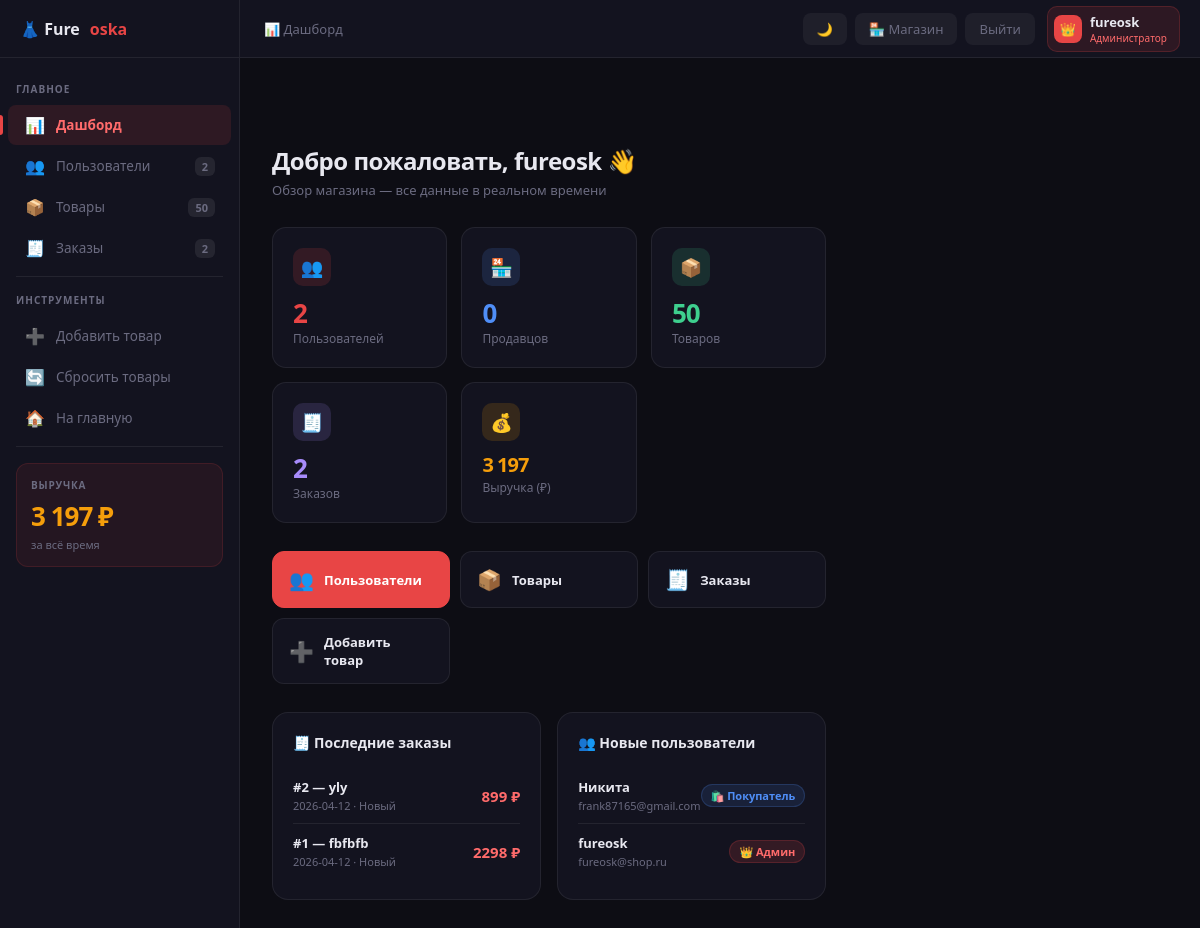
The page /admin (signed in) on the database its author committed.
### tables this page shows
CREATE TABLE users (
            id INTEGER PRIMARY KEY AUTOINCREMENT,
            username TEXT UNIQUE NOT NULL,
            email TEXT UNIQUE NOT NULL,
            password TEXT NOT NULL,
            role TEXT NOT NULL DEFAULT 'buyer',
            shop_name TEXT, shop_desc TEXT, avatar TEXT,
            created_at TEXT DEFAULT CURRENT_TIMESTAMP);

CREATE TABLE orders (
            id INTEGER PRIMARY KEY AUTOINCREMENT,
            buyer_id INTEGER, buyer_name TEXT, phone TEXT, email TEXT,
            address TEXT, payment TEXT, total INTEGER,
            status TEXT DEFAULT 'Новый',
            created_at TEXT DEFAULT CURRENT_TIMESTAMP,
            FOREIGN KEY (buyer_id) REFERENCES users(id));

### app.py (the view)
@app.route("/admin")
def admin_dashboard():
    if not admin_required(): flash("Доступ запрещён","error"); return redirect(url_for("home"))
    conn = get_db()
    stats = get_admin_stats(conn)
    recent_orders = conn.execute("""SELECT o.*,u.username as buyer_username FROM orders o
        LEFT JOIN users u ON o.buyer_id=u.id ORDER BY o.created_at DESC LIMIT 5""").fetchall()
    recent_users = conn.execute("SELECT * FROM users ORDER BY created_at DESC LIMIT 5").fetchall()
    conn.close()
    return render_template("admin.html",section="dashboard",stats=stats,
        recent_orders=recent_orders,recent_users=recent_users,dark=get_dark(),user=current_user())

### app.py (called while the page is built)
def get_db():
    conn = sqlite3.connect(DB)
    conn.row_factory = sqlite3.Row
    return conn

def current_user():
    uid = session.get("user_id")
    if not uid: return None
    conn = get_db()
    user = conn.execute("SELECT * FROM users WHERE id=?",(uid,)).fetchone()
    conn.close()
    return user

def get_dark():
    return session.get("dark",False)

def admin_required():
    user = current_user()
    return user and user["role"] == "admin"

def get_admin_stats(conn):
    return {
        "users":    conn.execute("SELECT COUNT(*) FROM users").fetchone()[0],
        "sellers":  conn.execute("SELECT COUNT(*) FROM users WHERE role='seller'").fetchone()[0],
        "buyers":   conn.execute("SELECT COUNT(*) FROM users WHERE role='buyer'").fetchone()[0],
        "products": conn.execute("SELECT COUNT(*) FROM products").fetchone()[0],
        "orders":   conn.execute("SELECT COUNT(*) FROM orders").fetchone()[0],
        "revenue":  conn.execute("SELECT COALESCE(SUM(total),0) FROM orders").fetchone()[0],
    }

### templates/admin.html (shortened to what this page needs)
<!DOCTYPE html>
<html>
<head>
</head>
<body>
<header class="topbar">
    <a href="/" class="t-logo">👗 Fure<span class="dot">oska</span></a>
    <div class="t-mid">
        {% if section=='dashboard' %}📊 Дашборд
        {% elif section=='users' %}👥 Пользователи
        {% elif section in ('products','product_edit') %}📦 Товары
        {% elif section=='orders' %}🧾 Заказы{% endif %}
    </div>
    <div class="t-right">
        <a href="/toggle-theme" class="tb">{{ '☀️' if dark else '🌙' }}</a>
        <a href="/shop" class="tb">🏪 Магазин</a>
        <a href="/logout" class="tb">Выйти</a>
        <div class="t-user">
            <div class="t-av">👑</div>
            <div>
                <div class="t-name">{{ user.username }}</div>
                <div class="t-role">Администратор</div>
            </div>
        </div>
    </div>
</header>
<div style="display:flex;min-height:100vh;padding-top:58px;">
<aside class="sidebar" id="sidebar">
    <div class="nav-lbl" style="margin-top:8px;">Главное</div>
    <a href="/admin" class="nav-item {{ 'active' if section=='dashboard' else '' }}"><span class="nav-ico">📊</span>Дашборд</a>
    <a href="/admin/users" class="nav-item {{ 'active' if section=='users' else '' }}"><span class="nav-ico">👥</span>Пользователи<span class="nav-badge">{{ stats.users }}</span></a>
    <a href="/admin/products" class="nav-item {{ 'active' if section in ('products','product_edit') else '' }}"><span class="nav-ico">📦</span>Товары<span class="nav-badge">{{ stats.products }}</span></a>
    <a href="/admin/orders" class="nav-item {{ 'active' if section=='orders' else '' }}"><span class="nav-ico">🧾</span>Заказы<span class="nav-badge">{{ stats.orders }}</span></a>
    <div class="s-div"></div>
    <div class="nav-lbl">Инструменты</div>
    <a href="/add" class="nav-item"><span class="nav-ico">➕</span>Добавить товар</a>
    <a href="/admin/reset-products" class="nav-item" onclick="return confirm('Сбросить все товары?')"><span class="nav-ico">🔄</span>Сбросить товары</a>
    <a href="/" class="nav-item"><span class="nav-ico">🏠</span>На главную</a>
    <div class="s-div"></div>
    <div class="rev-box">
        <div class="rev-lbl">Выручка</div>
        <div class="rev-val">{{ "{:,}".format(stats.revenue).replace(",", " ") }} ₽</div>
        <div class="rev-sub">за всё время</div>
    </div>
</aside>
<main class="main">
<div class="content">
{% if section=='dashboard' %}
<div class="phdr">
    <div><h1>Добро пожаловать, {{ user.username }} 👋</h1><p>Обзор магазина — все данные в реальном времени</p></div>
</div>
<div class="stat-grid">
    <div class="scard"><div class="scard-top"><div class="sico r">👥</div></div><div class="sval r">{{ stats.users }}</div><div class="slbl">Пользователей</div></div>
    <div class="scard"><div class="scard-top"><div class="sico b">🏪</div></div><div class="sval b">{{ stats.sellers }}</div><div class="slbl">Продавцов</div></div>
    <div class="scard"><div class="scard-top"><div class="sico g">📦</div></div><div class="sval g">{{ stats.products }}</div><div class="slbl">Товаров</div></div>
    <div class="scard"><div class="scard-top"><div class="sico p">🧾</div></div><div class="sval p">{{ stats.orders }}</div><div class="slbl">Заказов</div></div>
    <div class="scard"><div class="scard-top"><div class="sico o">💰</div></div><div class="sval o" style="font-size:20px;">{{ "{:,}".format(stats.revenue).replace(",", " ") }}</div><div class="slbl">Выручка (₽)</div></div>
</div>
<div class="qgrid">
    <a href="/admin/users" class="qbtn pr"><span class="qico">👥</span>Пользователи</a>
    <a href="/admin/products" class="qbtn"><span class="qico">📦</span>Товары</a>
    <a href="/admin/orders" class="qbtn"><span class="qico">🧾</span>Заказы</a>
    <a href="/add" class="qbtn"><span class="qico">➕</span>Добавить товар</a>
</div>
<div class="dash-grid">
    <div class="dcard">
        <h3>🧾 Последние заказы</h3>
        {% if recent_orders %}<ul class="mlist">{% for o in recent_orders %}
        <li><div><div class="ml-name">#{{ o.id }} — {{ o.buyer_name }}</div><div class="ml-sub">{{ o.created_at[:10] }} · {{ o.status }}</div></div><div class="ml-val">{{ o.total }} ₽</div></li>
        {% endfor %}</ul>{% else %}<div class="empty-s"><div class="ei">🧾</div><p>Заказов пока нет</p></div>{% endif %}
    </div>
    <div class="dcard">
        <h3>👥 Новые пользователи</h3>
        {% if recent_users %}<ul class="mlist">{% for u in recent_users %}
        <li><div><div class="ml-name">{{ u.username }}</div><div class="ml-sub">{{ u.email }}</div></div><span class="badge badge-{{ u.role }}">{% if u.role=='admin' %}👑 Админ{% elif u.role=='seller' %}🏪 Продавец{% else %}🛍️ Покупатель{% endif %}</span></li>
        {% endfor %}</ul>{% else %}<div class="empty-s"><div class="ei">👥</div><p>Нет данных</p></div>{% endif %}
    </div>
</div>
{% endif %}
</div>
</main>
</div>
</body>
</html>

### rows shown on the page
users: username "fureosk", email "fureosk@shop.ru", role "👑 Админ"
orders: id "2", buyer_name "yly", created_at "2026-04-12", status "Новый", total "899"
orders: id "1", buyer_name "fbfbfb", created_at "2026-04-12", status "Новый", total "2298"
users: username "Никита", email "frank87165@gmail.com", role "🛍️ Покупатель"

### other values the page prints
{{ '☀️' if dark else '🌙' }} "🌙"
{{ stats.users }} "2"
{{ stats.products }} "50"
{{ stats.orders }} "2"
{{ "{:,}".format(stats.revenue).replace(",", " ") }} "3 197"
{{ stats.sellers }} "0"
